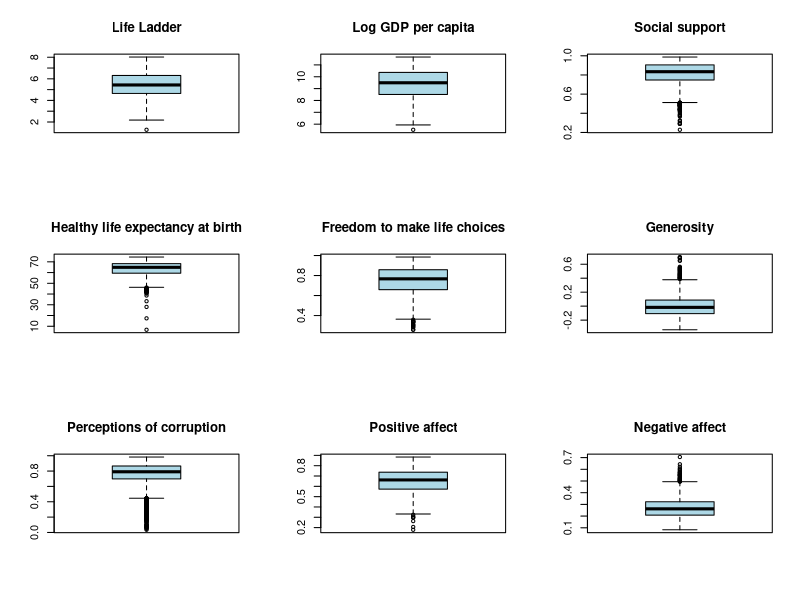
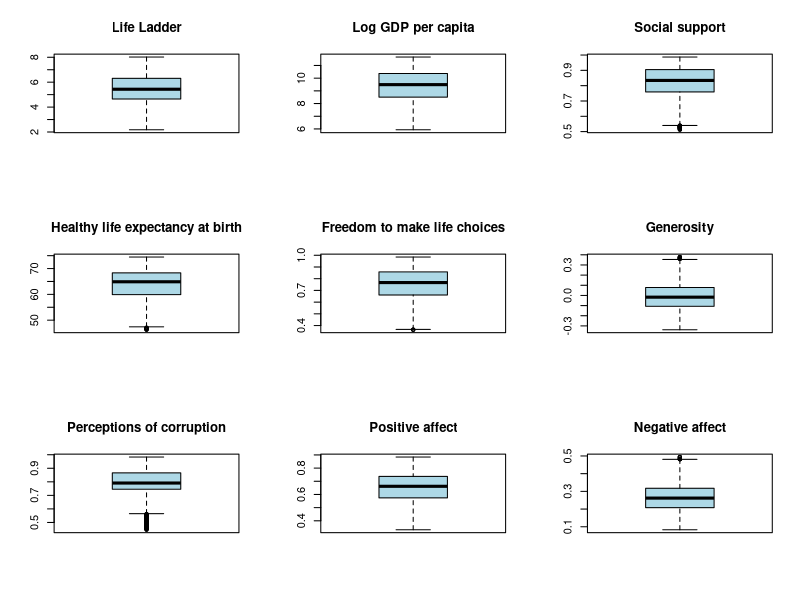
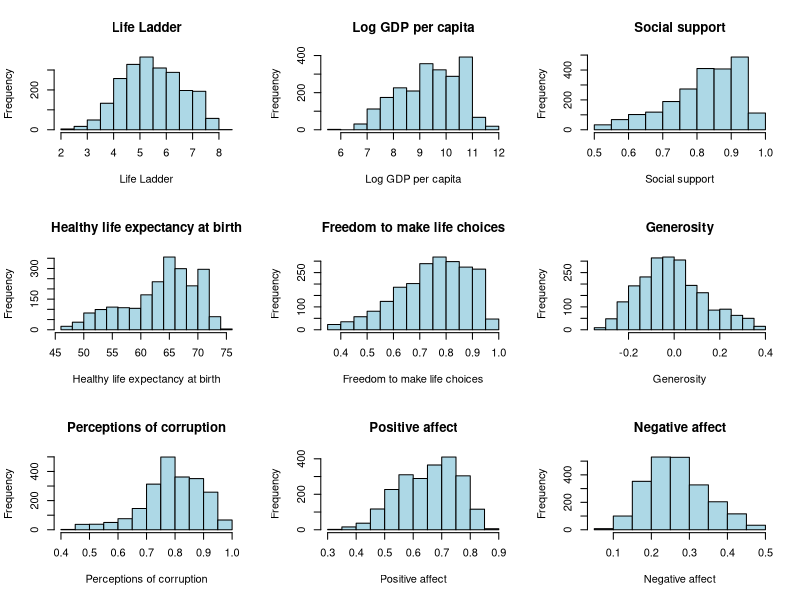
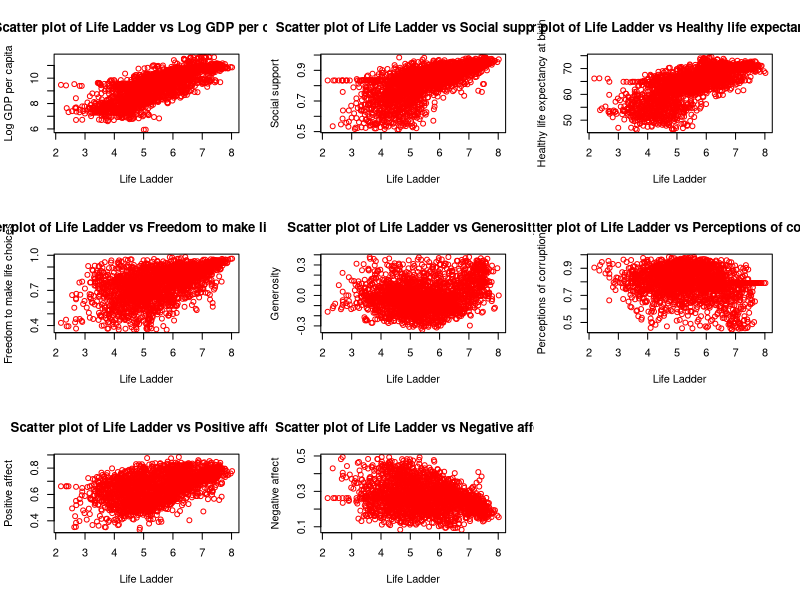
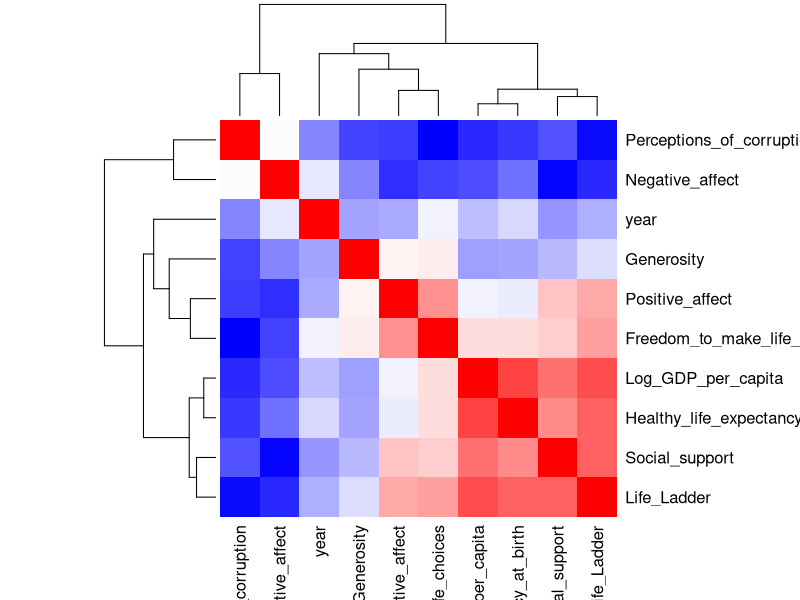
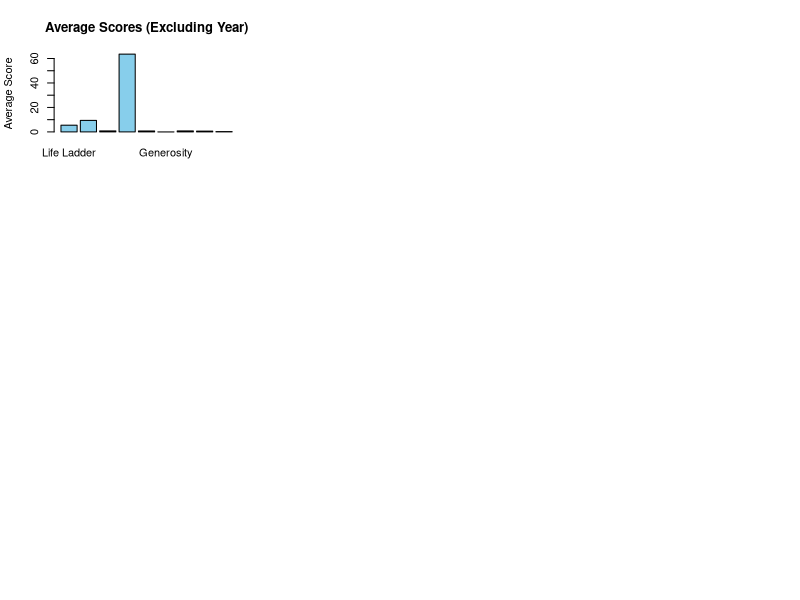
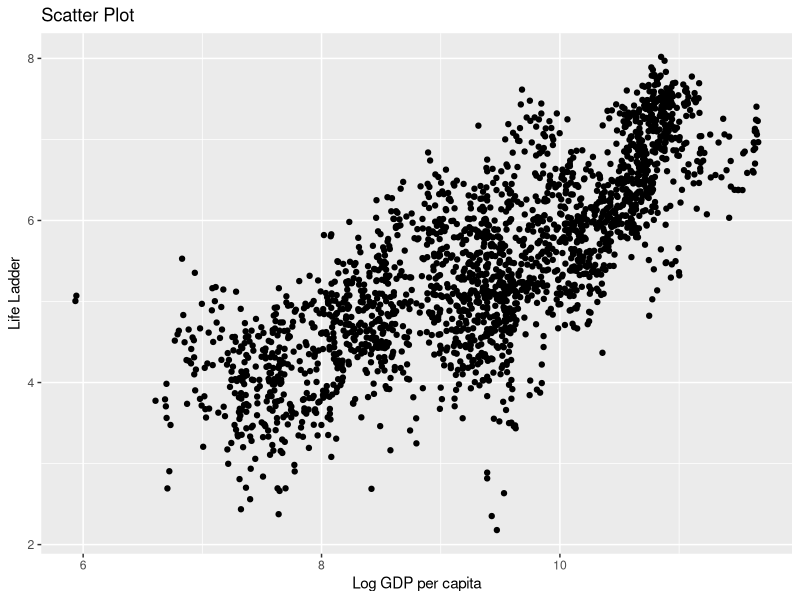
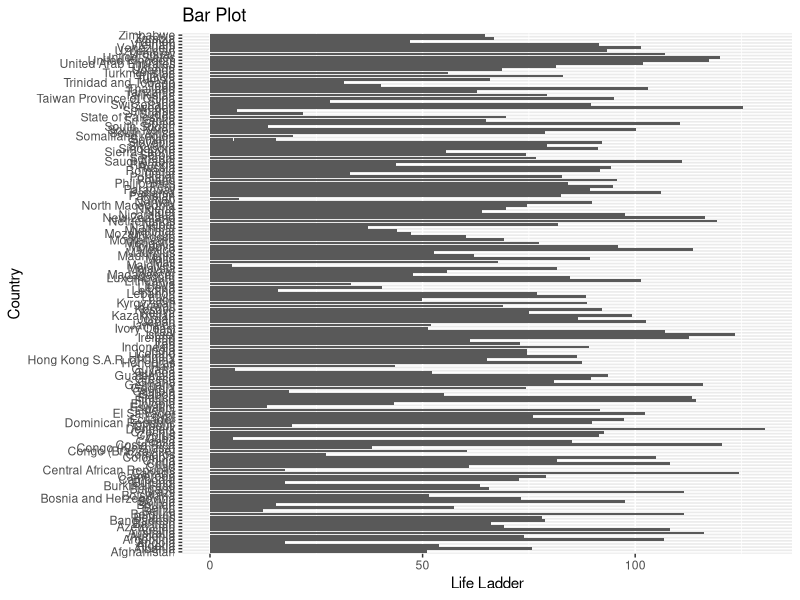

These figures' R source, in order:
## LOAD LIBRARY AND DATA
# Load necessary libraries
library(readr)
library(dplyr)
library(ggplot2)
library(corrplot)

# Set the working directory to where your file is located
setwd("/Applications/FILES/STUDY/R PROGRAM")

# Load the data
data <- read_csv("WHData2023.csv")


## UNDERSTAND DATA
# Display the few rows of the dataset
head(data)
tail(data)

# Get basic information about the dataset
str(data)

# Summary statistics
summary(data)

# Display data types of each column
sapply(data, class)


## DATA CLEANING
# Check for missing values
colSums(is.na(data))

# Impute missing values with the mean of their respective columns
data$`Log GDP per capita`[is.na(data$`Log GDP per capita`)] <- mean(data$`Log GDP per capita`, na.rm = TRUE)
data$`Social support`[is.na(data$`Social support`)] <- mean(data$`Social support`, na.rm = TRUE)
data$`Healthy life expectancy at birth`[is.na(data$`Healthy life expectancy at birth`)] <- mean(data$`Healthy life expectancy at birth`, na.rm = TRUE)
data$`Freedom to make life choices`[is.na(data$`Freedom to make life choices`)] <- mean(data$`Freedom to make life choices`, na.rm = TRUE)
data$Generosity[is.na(data$Generosity)] <- mean(data$Generosity, na.rm = TRUE)
data$`Perceptions of corruption`[is.na(data$`Perceptions of corruption`)] <- mean(data$`Perceptions of corruption`, na.rm = TRUE)
data$`Positive affect`[is.na(data$`Positive affect`)] <- mean(data$`Positive affect`, na.rm = TRUE)
data$`Negative affect`[is.na(data$`Negative affect`)] <- mean(data$`Negative affect`, na.rm = TRUE)

# Check if missing values are resolved
colSums(is.na(data))

# Remove duplicate rows
data <- unique(data)

# Define numerical columns
num_cols <- c('Life Ladder', 'Log GDP per capita', 'Social support', 
              'Healthy life expectancy at birth', 'Freedom to make life choices', 
              'Generosity', 'Perceptions of corruption', 'Positive affect', 'Negative affect')
# Select only numeric columns
num_data <- data[, sapply(data, is.numeric)]


# Create boxplots for each numerical column to check Outliers
par(mfrow=c(3, 3))
for (col in num_cols) {
  boxplot(data[[col]], main=col, col="lightblue", border="black")
}

# Function to replace outliers with median
replace_outliers <- function(x) {
  q1 <- quantile(x, 0.25)
  q3 <- quantile(x, 0.75)
  iqr <- q3 - q1
  lower_bound <- q1 - 1.5 * iqr
  upper_bound <- q3 + 1.5 * iqr
  x[x < lower_bound] <- median(x, na.rm = TRUE)
  x[x > upper_bound] <- median(x, na.rm = TRUE)
  return(x)
}

# Apply outlier replacement to each numerical column
for (col in num_cols) {
  data[[col]] <- replace_outliers(data[[col]])
}

# Function to calculate trimmed mean
trimmed_mean <- function(x, trim_percent) {
  lower_trim <- quantile(x, trim_percent / 2)
  upper_trim <- quantile(x, 1 - trim_percent / 2)
  x_trimmed <- x[x >= lower_trim & x <= upper_trim]
  return(mean(x_trimmed))
}

# Apply trimmed mean to each numerical column
trim_percent <- 0.05  # You can adjust the trim percentage as needed
for (col in num_cols) {
  data[[col]] <- sapply(data[[col]], function(x) ifelse(x < quantile(x, trim_percent) | x > quantile(x, 1 - trim_percent), trimmed_mean(x, trim_percent), x))
}

# Check boxplots after using increased trim percentage
par(mfrow=c(3, 3))
for (col in num_cols) {
  boxplot(data[[col]], main=col, col="lightblue", border="black")
}


## DATA VISUALIZATION 
# Create histograms for all numerical columns
par(mfrow=c(3, 3))  # Set up a 3x3 grid for plots
for (col in num_cols) {
  hist(data[[col]], main=col, col="lightblue", border="black", xlab=col)
}

# Define the main variable and other variables for comparison
main_variable <- "Life Ladder"
other_variables <- c("Log GDP per capita", "Social support", "Healthy life expectancy at birth", 
                     "Freedom to make life choices", "Generosity", "Perceptions of corruption", 
                     "Positive affect", "Negative affect")

# Create scatter plots comparing the main variable with other variables
par(mfrow=c(3, 3))  # Set up a 3x3 grid for plots
for (var in other_variables) {
  plot(data[[main_variable]], data[[var]], 
       main=paste("Scatter plot of", main_variable, "vs", var), 
       xlab=main_variable, ylab=var, col="red")
}


## CHECK MULTICOLLINEARITY
# Load necessary library
if (!requireNamespace("car", quietly = TRUE)) {
  install.packages("car")
}
library(car)

# Replace spaces with underscores in column names
names(num_data) <- gsub("\\s+", "_", names(num_data), perl = TRUE)

# Compute VIF for each variable
vif_values <- sapply(names(num_data), function(x) {
  predictors <- setdiff(names(num_data), x)
  formula <- paste("Life_Ladder", "~", paste(predictors, collapse = "+"))
  lm_result <- lm(formula, data = num_data)
  car::vif(lm_result)
})

# Print VIF values
print(vif_values)

# Calculate the correlation matrix
correlation_matrix <- cor(num_data)

# Plot heatmap
heatmap(correlation_matrix, 
        col = colorRampPalette(c("blue", "white", "red"))(100),
        symm = TRUE,
        margins = c(5, 5))

# Print correlation matrix
print(correlation_matrix)

# View column names
colnames(data)

# Exclude the "Year" column
numeric_data <- data[, sapply(data, is.numeric)]
numeric_data <- numeric_data[, !colnames(numeric_data) %in% c("year")]

# Calculate average scores
avg_scores <- colMeans(numeric_data)

# Create bar plot of average scores
barplot(avg_scores, col = "skyblue", main = "Average Scores (Excluding Year)", ylab = "Average Score")

# Load necessary library for plotting
library(ggplot2)

# Scatter plot
scatter_plot <- ggplot(data, aes(x = `Log GDP per capita`, y = `Life Ladder`)) +
  geom_point() +
  labs(title = "Scatter Plot", x = "Log GDP per capita", y = "Life Ladder")

# Bar plot
bar_plot <- ggplot(data, aes(x = `Country name`, y = `Life Ladder`)) +
  geom_bar(stat = "identity") +
  coord_flip() +  # Rotate x-axis labels
  labs(title = "Bar Plot", x = "Country", y = "Life Ladder")

# Line plot
line_plot <- ggplot(data, aes(x = year, y = `Life Ladder`)) +
  geom_line(color = "blue") +
  labs(title = "Line Plot", x = "Year", y = "Life Ladder Score")

# Histogram
histogram <- ggplot(data, aes(x = `Life Ladder`)) +
  geom_histogram(binwidth = 0.5, fill = "lightblue", color = "black") +
  labs(title = "Histogram", x = "Life Ladder", y = "Frequency")

# Box plot
box_plot <- ggplot(data, aes(x = factor(1), y = `Life Ladder`)) +
  geom_boxplot(fill = "lightblue", color = "black") +
  labs(title = "Box Plot", x = "", y = "Life Ladder")

# Print the plots
print(scatter_plot)
print(bar_plot)
print(line_plot)
print(histogram)
print(box_plot)


